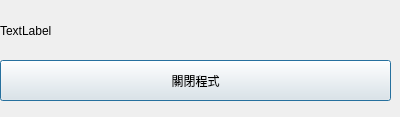
<?xml version="1.0" encoding="UTF-8"?>
<ui version="4.0">
 <class>Dialog</class>
 <widget class="QDialog" name="Dialog">
  <property name="geometry">
   <rect>
    <x>0</x>
    <y>0</y>
    <width>400</width>
    <height>117</height>
   </rect>
  </property>
  <property name="windowTitle">
   <string>Qt_GUI_Client</string>
  </property>
  <widget class="QPushButton" name="pushButton">
   <property name="geometry">
    <rect>
     <x>0</x>
     <y>60</y>
     <width>391</width>
     <height>41</height>
    </rect>
   </property>
   <property name="text">
    <string>關閉程式</string>
   </property>
  </widget>
  <widget class="QLabel" name="label">
   <property name="geometry">
    <rect>
     <x>0</x>
     <y>10</y>
     <width>391</width>
     <height>41</height>
    </rect>
   </property>
   <property name="text">
    <string>TextLabel</string>
   </property>
  </widget>
 </widget>
 <resources/>
 <connections>
  <connection>
   <sender>pushButton</sender>
   <signal>clicked()</signal>
   <receiver>Dialog</receiver>
   <slot>close()</slot>
   <hints>
    <hint type="sourcelabel">
     <x>195</x>
     <y>80</y>
    </hint>
    <hint type="destinationlabel">
     <x>199</x>
     <y>58</y>
    </hint>
   </hints>
  </connection>
 </connections>
</ui>
